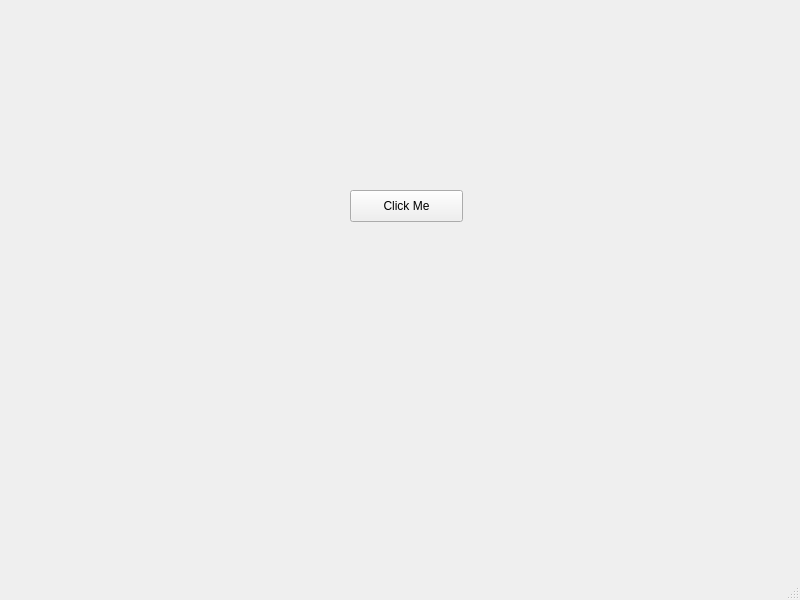
<?xml version="1.0" encoding="UTF-8"?>
<ui version="4.0">
 <class>helloWorld</class>
 <widget class="QMainWindow" name="helloWorld">
  <property name="geometry">
   <rect>
    <x>0</x>
    <y>0</y>
    <width>800</width>
    <height>600</height>
   </rect>
  </property>
  <property name="font">
   <font>
    <family>Arial</family>
    <pointsize>9</pointsize>
   </font>
  </property>
  <property name="windowTitle">
   <string>Hello World</string>
  </property>
  <widget class="QWidget" name="centralwidget">
   <widget class="QPushButton" name="btnClick">
    <property name="geometry">
     <rect>
      <x>350</x>
      <y>190</y>
      <width>113</width>
      <height>32</height>
     </rect>
    </property>
    <property name="text">
     <string>Click Me</string>
    </property>
   </widget>
  </widget>
  <widget class="QMenuBar" name="menubar">
   <property name="geometry">
    <rect>
     <x>0</x>
     <y>0</y>
     <width>800</width>
     <height>43</height>
    </rect>
   </property>
  </widget>
  <widget class="QStatusBar" name="statusbar"/>
 </widget>
 <resources/>
 <connections/>
</ui>
